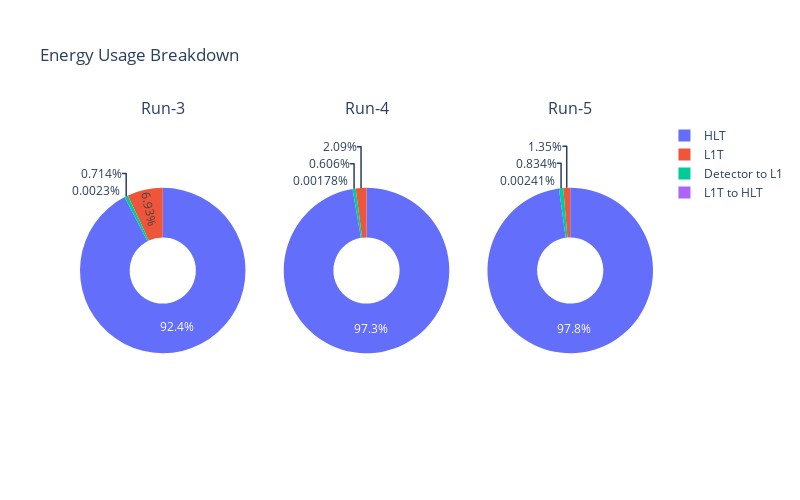

The notebook cell this image was saved under:
### Code cell
fig = make_subplots(rows=1, cols=3, specs=[[{'type':'domain'}, {'type':'domain'}, {'type':'domain'}]], subplot_titles=["Run-3", "Run-4", "Run-5"])

k1 = list(breakdown.keys())
# Add the data to the subplots
fig.add_trace(go.Pie(labels=k1, values=breakdown.iloc[0].values, name='Run 3'), 1, 1)
fig.add_trace(go.Pie(labels=k1, values=breakdown.iloc[1].values, name='Run 4'), 1, 2)
fig.add_trace(go.Pie(labels=k1, values=breakdown.iloc[2].values, name='Run 5'), 1, 3)

# Update the layout of the subplots
fig.update_traces(hole=.4, hoverinfo="label+percent+name")
fig.update_layout(title_text="Energy Usage Breakdown", width = 800, height = 500)

# Display the subplots
fig.show()
fig.write_image("experiment_pie.png")

### Figure 1 — Plotly figure (JSON) as saved in the notebook; plotly's stock layout.template omitted (floating-point values rounded to 4 significant figures)
{"data": [{"domain": {"x": [0, 0.2889], "y": [0, 1]}, "hole": 0.4, "hoverinfo": "label+percent+name", "labels": ["Detector to L1", "L1T", "L1T to HLT", "HLT"], "name": "Run 3", "type": "pie", "values": [12380.0, 120000, 39.91, 1600000]}, {"domain": {"x": [0.3556, 0.6444], "y": [0, 1]}, "hole": 0.4, "hoverinfo": "label+percent+name", "labels": ["Detector to L1", "L1T", "L1T to HLT", "HLT"], "name": "Run 4", "type": "pie", "values": [41480.0, 143300.0, 121.6, 6660000.0]}, {"domain": {"x": [0.7111, 1], "y": [0, 1]}, "hole": 0.4, "hoverinfo": "label+percent+name", "labels": ["Detector to L1", "L1T", "L1T to HLT", "HLT"], "name": "Run 5", "type": "pie", "values": [58060.0, 93750.0, 168.1, 6813000.0]}], "layout": {"annotations": [{"font": {"size": 16}, "showarrow": false, "text": "Run-3", "x": 0.1444, "xanchor": "center", "xref": "paper", "y": 1, "yanchor": "bottom", "yref": "paper"}, {"font": {"size": 16}, "showarrow": false, "text": "Run-4", "x": 0.5, "xanchor": "center", "xref": "paper", "y": 1, "yanchor": "bottom", "yref": "paper"}, {"font": {"size": 16}, "showarrow": false, "text": "Run-5", "x": 0.8556, "xanchor": "center", "xref": "paper", "y": 1, "yanchor": "bottom", "yref": "paper"}], "height": 500, "title": {"text": "Energy Usage Breakdown"}, "width": 800}}
